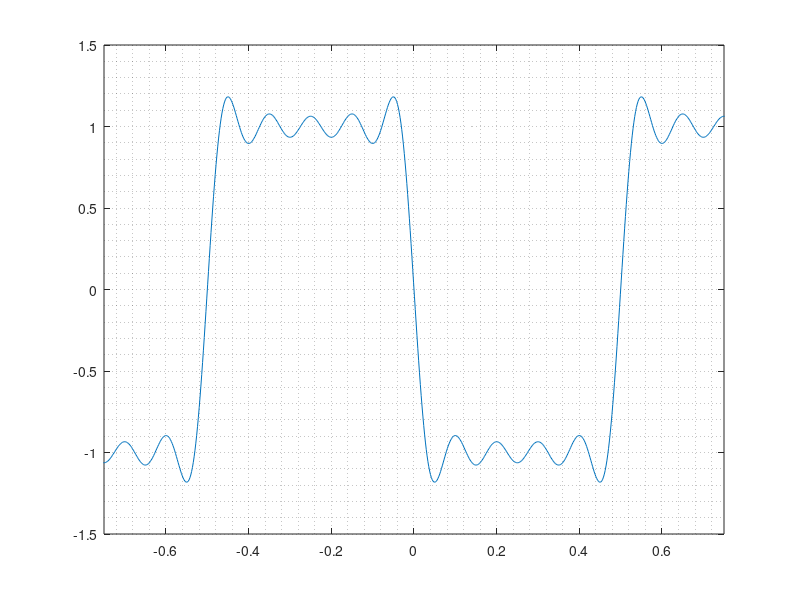
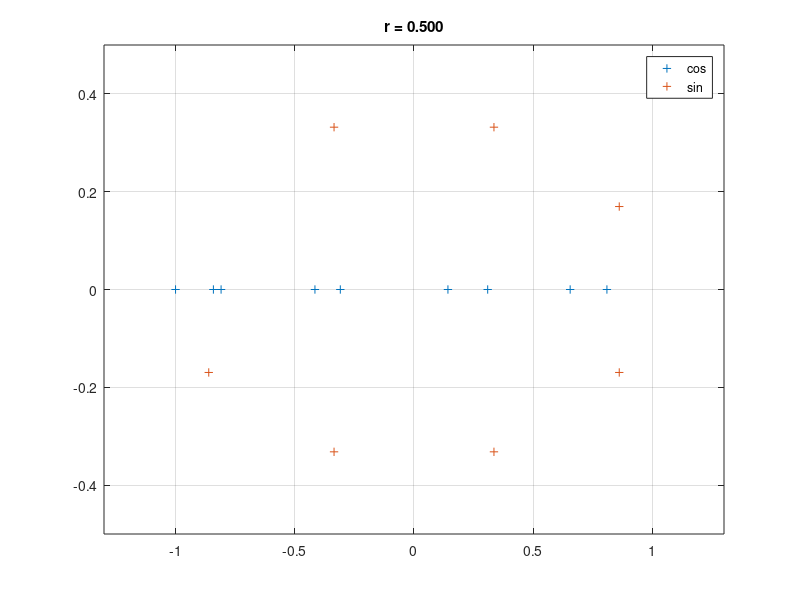

Here is the MATLAB script that generated these plots, in order:
% =============================================================================
% Project       : wavePoles
% Module name   : study_1_Chebychev
% File name     : study_1_Chebychev.m
% File type     : Matlab script
% Purpose       : decompose a square wave onto Chebychev polynomials
% Author        : QuBi (nitrogenium@outlook.fr)
% Creation date : Sunday, 23 February 2025
% -----------------------------------------------------------------------------
% Best viewed with space indentation (2 spaces)
% =============================================================================

% -----------------------------------------------------------------------------
% DESCRIPTION
% -----------------------------------------------------------------------------
% TODO



close all
clear all
clc

% -----------------------------------------------------------------------------
% SETTINGS
% -----------------------------------------------------------------------------
nTerms = 10;
r = 0.5;      % PWM ratio


% -----------------------------------------------------------------------------
% BASIS FOR CHEBYCHEV POLYNOMIALS
% -----------------------------------------------------------------------------
T = zeros(nTerms+1);
T(1, 1)   = 1;
T(2, 1:2) = [0, 1];
for n = 3:(nTerms+1)
    T(n,:) = 2*[0, T(n-1, 1:(end-1))] - T(n-2, :);
end    

U = zeros(nTerms+1);
U(1, 1)   = 1;
U(2, 1:2) = [0, 2];
for n = 3:(nTerms+1)
    U(n,:) = 2*[0, U(n-1, 1:(end-1))] - U(n-2, :);
end



% -----------------------------------------------------------------------------
% ADDITIVE SYNTHESIS
% -----------------------------------------------------------------------------

% Build the weights for sin() and cos()
n = (1:nTerms)';
s = ones(nTerms,1); s(2:2:end) = -1;
a = -s.*sin(2*pi*n*r)./(n*pi*sqrt(r*(1-r)));
b = -s.*(1 - cos(2*pi*n*r))./(n*pi*sqrt(r*(1-r)));

pCos = ([0; a]).' * T;
pSin = ([b; 0]).' * U;
    
x = linspace(-1.02, 1.02, 1000);
xCos = cos(2*pi*x);
xSin = sin(2*pi*x);

% -----------------------------------------------------------------------------
% PLOTS: TIME SERIES + ZEROS REPRESENTATION
% -----------------------------------------------------------------------------

% Plot the time series (square wave in time)
figure
y = polyval(fliplr(pCos), xCos) + xSin.*polyval(fliplr(pSin), xCos);
plot(x,y)
xlim([-0.75, 0.75])
grid minor

% Alternate representation of the polynomials: zeros plot
figure
rCos = roots(fliplr(pCos));
rSin = roots(fliplr(pSin));
plot(real(rCos(2:end)), imag(rCos(2:end)), '+', real(rSin(2:end)), imag(rSin(2:end)), '+')
legend('cos', 'sin')
xlim([-1.3, 1.3])
ylim([-0.5, 0.5])
grid on
title(sprintf('r = %0.3f', r))




